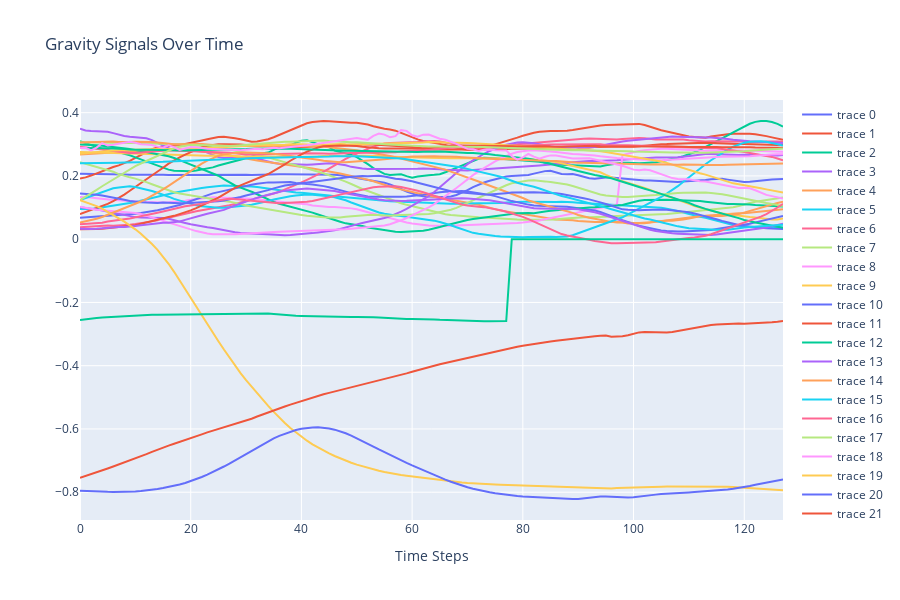

The notebook cell saved with this chart:
### Code cell
t = bench[0]['gravityY'].dropna().to_numpy()
eye_diag(t, interval)
